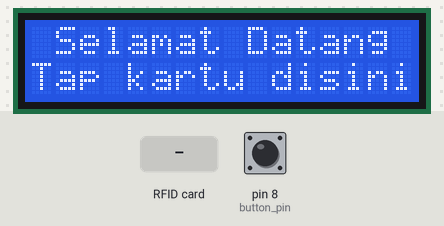
A sketch run on a simulated Arduino Uno, built with avr-gcc and run on an emulated ATmega328P. On the bench: 16×2 character LCD. The inputs (shaded band) are chosen by the test bench; at power-on: pin 8 (button_pin) LOW. What the sketch prints to the serial monitor is not drawn.

Above: at 1.3 s.
1.4 s: RFID card 5E 7A 19 C4 held to the reader
3.9 s: RFID card 5E 7A 19 C4 held to the reader
At 5.0 s:
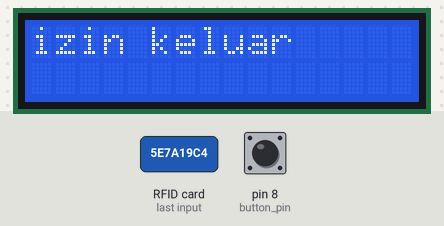
At 8.0 s:
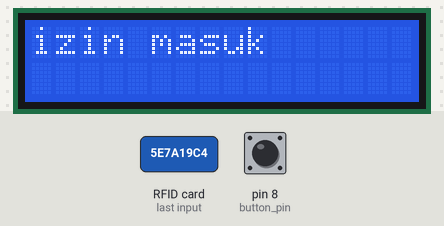
Timing chart, 0 to 9.5 s (numbered marks = the images above; inputs shaded):
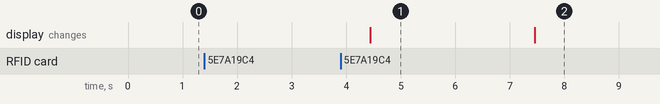

Measured:
- after the input at 1.4 s, every drawn part: stays the same
- after the input at 3.9 s, the display: first differs from a run without the input after 3.6 s (image 2)
- what the display in image 1 shows lasts 3.1 s, from 4.4 s to 7.5 s

The sketch:

sketch_dec13a.ino
```cpp
#include <SPI.h>
#include <MFRC522.h>
#include <Wire.h>
#include <LCD.h>
#include <LiquidCrystal_I2C.h>

LiquidCrystal_I2C	lcd(0x20,2,1,0,4,5,6,7); // 0x27 is the I2C bus address for an unmodified backpack

#define RST_PIN		9
#define SS_PIN		10
#define SERVER_IP       "192.168.1.5"
#define SERVER_PORT     "50002"
MFRC522 mfrc522(SS_PIN, RST_PIN);

int uid_size;
int uid_data;
int frs_pin = 9;
int button_pin = 8;
int frs_state;
int button_state;
int out_state;

void setup() {

  lcd.begin (16,2); // for 16 x 2 LCD module
  lcd.setBacklightPin(3,POSITIVE);
  lcd.setBacklight(HIGH);

  Serial.begin(115200);
  while (!Serial);
  SPI.begin();
  mfrc522.PCD_Init();
  lcd.setCursor (0,0);
  lcd.print(" Selamat Datang");
  lcd.setCursor (0,1);
  lcd.print("Tap kartu disini");
  pinMode(8,INPUT);
  pinMode(9,INPUT);
}

void loop() {
        frs_state = digitalRead(frs_pin);
	if (mfrc522.PICC_IsNewCardPresent() && !frs_state) {
        	if (mfrc522.PICC_ReadCardSerial() && !frs_state) {

                        String uid_string;
                        uid_size = mfrc522.PICC_DumpUIDSize(&(mfrc522.uid));
                	for (byte i = 0; i < uid_size; i++) {

                                uid_data = mfrc522.PICC_DumpUID(&(mfrc522.uid),i);
                		if(uid_data < 0x10)
                			uid_string+="0";

                       		uid_string+= String(uid_data, HEX);
                	}

                        //Serial.print("Selamat Datang\n");
                        //Serial.println(uid_string);
                        //Serial.print("Tekan tombol\n");
                        //Serial.println("untuk izin");

                        uidSend(uid_string,"login");

                        while (1) {

                            frs_state = digitalRead(frs_pin);
                            button_state = digitalRead(button_pin);

                            if (!button_state && out_state == 0){
                               lcd.clear();
                               lcd.print("izin keluar");
                               uidSend(uid_string,"tempout");
                               out_state = 1;
                            }

                            if (mfrc522.PICC_IsNewCardPresent() && !frs_state) {
                               if (mfrc522.PICC_ReadCardSerial() && !frs_state) {

                                String temp_uid_string;
                                uid_size = mfrc522.PICC_DumpUIDSize(&(mfrc522.uid));
                	        for (byte i = 0; i < uid_size; i++) {

                                  uid_data = mfrc522.PICC_DumpUID(&(mfrc522.uid),i);
                  		      if(uid_data < 0x10)
                  			temp_uid_string += "0";

                         		temp_uid_string += String(uid_data, HEX);
                	        }


                                 if(out_state == 1 && uid_string == temp_uid_string){
                                    lcd.clear();
                                    lcd.println("izin masuk");
                                    uidSend(uid_string,"tempin");
                                    out_state = 0;
                                    delay(2000);

                                 }

                                 else if(out_state == 0 && uid_string == temp_uid_string){
                                    lcd.clear();
                                    lcd.println("Logout");
                                    uidSend(uid_string,"logout");
                                    break;
                                 }

                                 else {
                                    lcd.clear();
                                    lcd.println("ID not the same");
                                    delay(2000);
                                 }

                               }
                            }
                        }

                        delay(3000);
                        lcd.setCursor (0,0);
                        lcd.print(" Selamat Datang");
                        lcd.setCursor (0,1);
                        lcd.print("Tap kartu disini");
        	}
        }
}


void connectTCP(const char *host, const char * port) {

  String command;
  command = "AT+CIPSTART=\"TCP\",\"";
  command += host;
  command += "\",";
  command += port;
  Serial.println(command);
}

void sendData(String command) {

  Serial.print("AT+CIPSEND=");
  Serial.println(command.length());
  if(Serial.find(">")){
  //  Serial.print("\n> ");
  //  Serial.println(command);
  }

  else{
    //Serial.println("connect timeout");
    return;
  }
  Serial.print(command);
}

void closeTCP(void) {
  Serial.println("AT+CIPCLOSE");
}

void uidSend(String uid_string_input,String state_input){
  String uid_header;
  uid_header = "state=";
  uid_header += state_input;
  uid_header += "&uid=";
  uid_header += uid_string_input;
  connectTCP(SERVER_IP,SERVER_PORT);
  delay(1000);
  sendData(uid_header);
  delay(1000);
  closeTCP();

}
```
